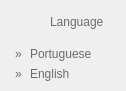
   <widget class="QWidget" name="wdg_submenu_language" native="true">
    <property name="geometry">
     <rect>
      <x>250</x>
      <y>750</y>
      <width>126</width>
      <height>91</height>
     </rect>
    </property>
    <property name="styleSheet">
     <string notr="true">background-image: url(:/images/Images/submenu_backgrounds/bg_selected_menu_language.png);</string>
    </property>
    <widget class="QLabel" name="lbl_menuLanguage">
     <property name="geometry">
      <rect>
       <x>50</x>
       <y>13</y>
       <width>91</width>
       <height>17</height>
      </rect>
     </property>
     <property name="styleSheet">
      <string notr="true">background-image: url(:/images/Images/alpha.png);
color: rgb(108, 108, 108);
font: 10pt &quot;Arial&quot;;</string>
     </property>
     <property name="text">
      <string>Language</string>
     </property>
    </widget>
    <widget class="QLabel" name="lbl_menuLanguage_Portuguese">
     <property name="geometry">
      <rect>
       <x>30</x>
       <y>45</y>
       <width>81</width>
       <height>17</height>
      </rect>
     </property>
     <property name="styleSheet">
      <string notr="true">background-image: url(:/images/Images/alpha.png);
color: rgb(108, 108, 108);
font: 10pt &quot;Arial&quot;;</string>
     </property>
     <property name="text">
      <string>Portuguese</string>
     </property>
    </widget>
    <widget class="QLabel" name="lbl_menuLanguage_English">
     <property name="geometry">
      <rect>
       <x>30</x>
       <y>65</y>
       <width>81</width>
       <height>17</height>
      </rect>
     </property>
     <property name="styleSheet">
      <string notr="true">background-image: url(:/images/Images/alpha.png);
color: rgb(108, 108, 108);
font: 10pt &quot;Arial&quot;;</string>
     </property>
     <property name="text">
      <string>English</string>
     </property>
    </widget>
    <widget class="QLabel" name="label_12">
     <property name="geometry">
      <rect>
       <x>10</x>
       <y>32</y>
       <width>105</width>
       <height>16</height>
      </rect>
     </property>
     <property name="styleSheet">
      <string notr="true">image: url(:/images/Images/sub_menu_separator.png);
background-image: url(:/images/Images/alpha.png);</string>
     </property>
     <property name="text">
      <string/>
     </property>
    </widget>
    <widget class="QLabel" name="lbl_menuCard_Read_5">
     <property name="geometry">
      <rect>
       <x>15</x>
       <y>45</y>
       <width>16</width>
       <height>17</height>
      </rect>
     </property>
     <property name="styleSheet">
      <string notr="true">background-image: url(:/images/Images/alpha.png);
color: rgb(108, 108, 108);
font: 10pt &quot;Arial&quot;;</string>
     </property>
     <property name="text">
      <string>»</string>
     </property>
    </widget>
    <widget class="QLabel" name="lbl_menuCard_Read_6">
     <property name="geometry">
      <rect>
       <x>15</x>
       <y>65</y>
       <width>16</width>
       <height>17</height>
      </rect>
     </property>
     <property name="styleSheet">
      <string notr="true">background-image: url(:/images/Images/alpha.png);
color: rgb(108, 108, 108);
font: 10pt &quot;Arial&quot;;</string>
     </property>
     <property name="text">
      <string>»</string>
     </property>
    </widget>
   </widget>
